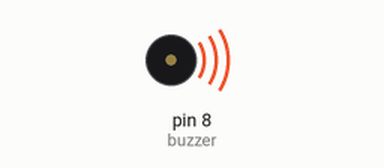
This sketch was run on a simulated Arduino Uno, built with avr-gcc and run on an emulated ATmega328P. On the bench: buzzer (waves = sounding, pin HIGH).

Above: at 0.2 s.
At 5.5 s:
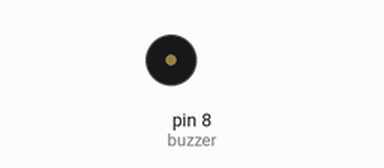
Timing chart, 0 to 13.7 s (numbered marks = the images above):
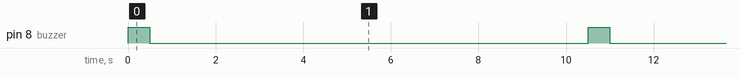

Measured:
- by itself, pin 8 (buzzer): alternates HIGH for 0.50 s and LOW for 10.0 s

The sketch:

buzzer_test.ino
```cpp
int buzzer =8;

void setup() {
pinMode(buzzer, OUTPUT);
}

void loop() {
 digitalWrite(buzzer, HIGH);
 delay(500);

 digitalWrite(buzzer, LOW);
 delay(10000);
}
```
